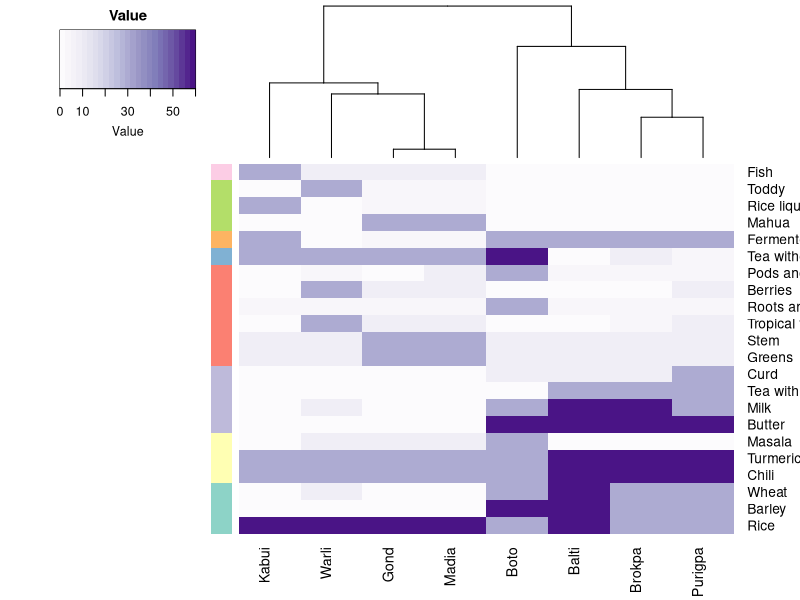
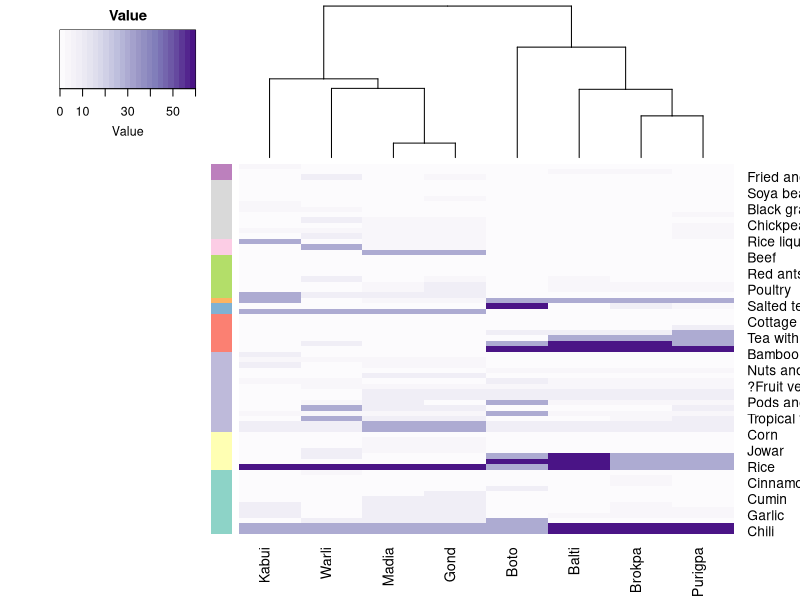
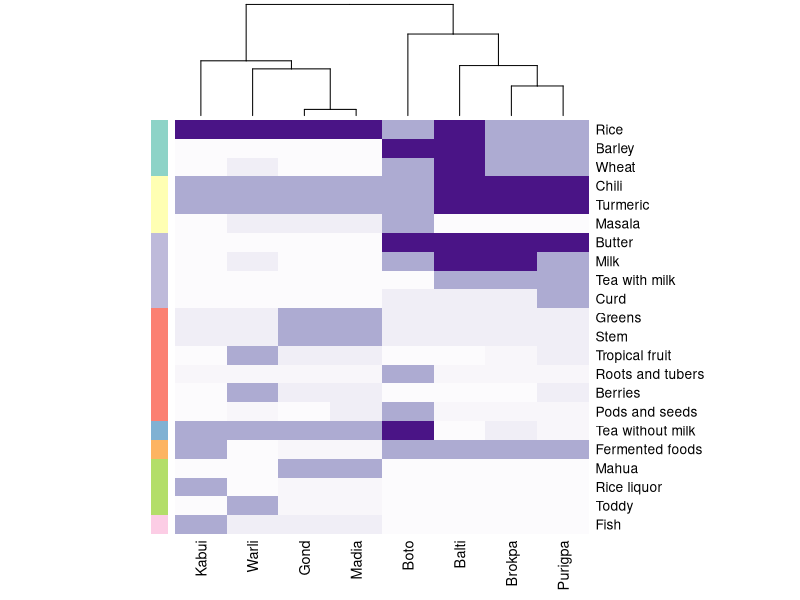
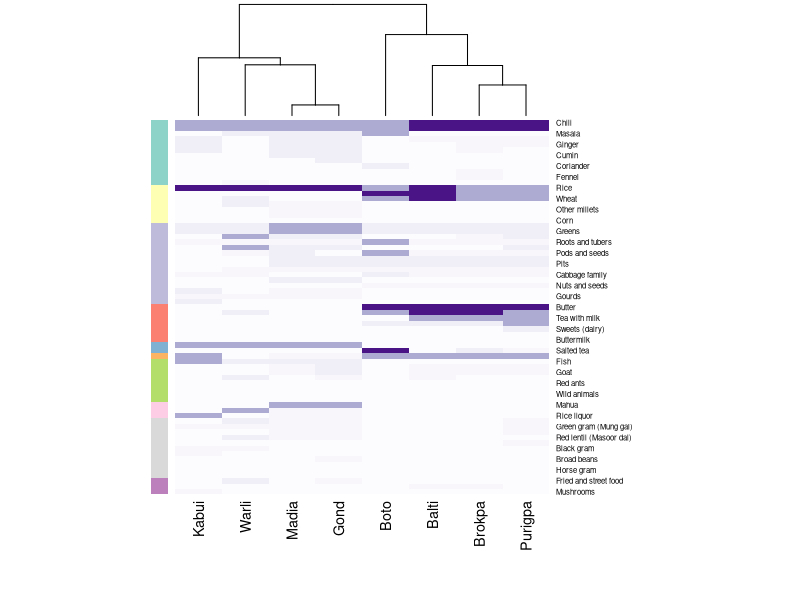

Generate these figures, in order, with R:
library(dplyr)
library(RColorBrewer)
library("gplots")
require(Cairo)


path = "/Users/emily/Documents/SonnenburgPostdoc/IndianMicrobiome/Revision_October_2025/Github/"
setwd(path)



#########################################
##  Figure 1C (Daily foods)  ##
#########################################

# input and format data
d <-read.csv("Fig1_Diet_table_daily.csv", header = TRUE, sep = ",",stringsAsFactors = T) 
row.names(d) = d$Food
d <- subset(d,select=-c(Food,Sumbyfood,Sumbygroup))
df <- d %>% mutate_if(is.integer, as.numeric)
df <- as.matrix(df)

# group the foods into types in order, as coded by the color strip
my_group <- c(1,1,1,2,2,2,3,3,3,3,4,4,4,4,4,4,5,6,7,7,7,8) 
my_group = sort(my_group,decreasing=T)
colSide <- brewer.pal(9, "Set3")[my_group]

# set heatmap colors
coul <- colorRampPalette(brewer.pal(8, "Purples"))(25) 

## create plot (exported to PDF) 
CairoPDF(file = "daily_heatmap.pdf", width = 5.96, height = 5.08)
heatmap(df,scale="none",Rowv = NA,col=coul,cexRow=1.25,RowSideColors=colSide)
dev.off()

## create legend scale: **SCREENSHOT** the scale and add to figure separately (because PDF export alters the colors)
heatmap.2(as.matrix(df), scale = "none", Rowv = NA, dendrogram = "column", col = coul,
          cexRow = 1.25, RowSideColors = colSide, key = TRUE, key.title = "Value",  
          trace = "none", density.info = "none")




#########################################
##  Figure 1 Supplement 1 (all foods)  ##
#########################################

# input and format data
d <-read.csv("Fig1_Diet_table_all.csv", header = TRUE, sep = ",",stringsAsFactors = T) 
row.names(d) = d$Food
d <- subset(d,select=-c(Food,Sumbyfood,Sumbygroup))
df <- d %>% mutate_if(is.integer, as.numeric)
df <- as.matrix(df)

# group the foods into types in order, as coded by the color strip
my_group <- c(1,1,1,1,1,1,1,1,1,1,1,1, #spices 
              2,2,2,2,2,2,2, #grains
              3,3,3,3,3,3,3,3,3,3,3,3,3,3,3, # fruits and veg 
              4,4,4,4,4,4,4, # dairy
              5,5, # non-dairy tea
              6, # fermented foods 
              7,7,7,7,7,7,7,7, # Animal protein 
              8,8,8, # alcohol 
              9,9,9,9,9,9,9,9,9,9,9, # Legumes 
              10,10,10) # other 
my_group = sort(my_group,decreasing=T)
colSide <- brewer.pal(10, "Set3")[my_group]

# set heatmap colors
coul <- colorRampPalette(brewer.pal(8, "Purples"))(25) 

## create plot (exported to PDF) 
CairoPDF(file = "allfoods_heatmap.pdf", width = 7, height = 24)
heatmap(df,scale="none",Rowv = NA,col=coul,RowSideColors=colSide,cexRow=0.7,margins=c(8,8))
dev.off()

## create legend scale: **SCREENSHOT** the scale and add to figure separately (because PDF export alters the colors)
heatmap.2(as.matrix(df), scale = "none", Rowv = NA, dendrogram = "column", col = coul,
          cexRow = 1.25, RowSideColors = colSide, key = TRUE, key.title = "Value",  
          trace = "none", density.info = "none")
